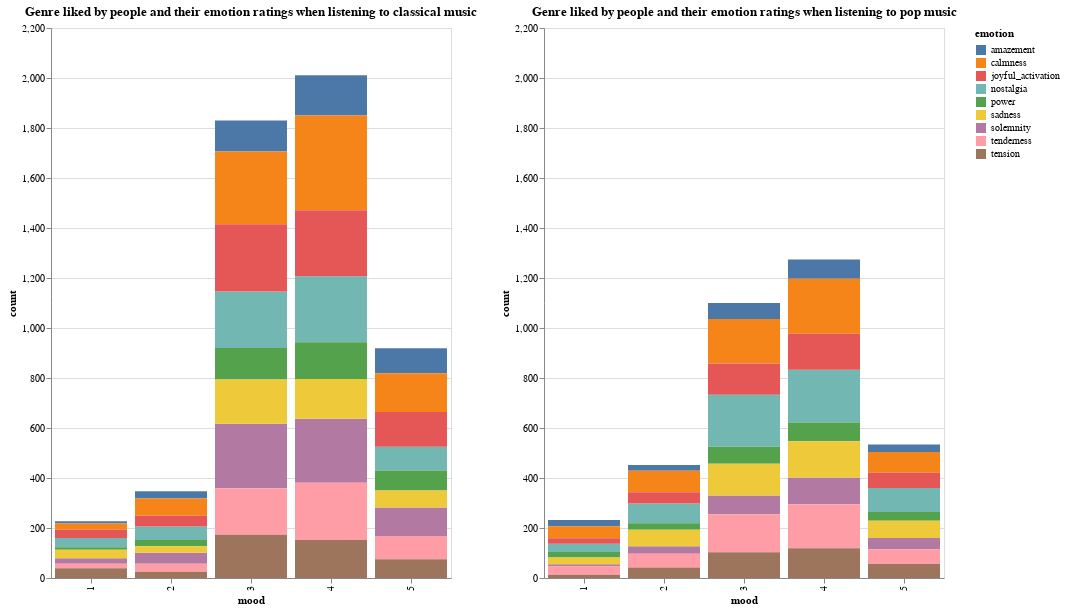

Notebook cell for this chart:
### Code cell
c1 = alt.Chart(new_subset[new_subset['genre'] == 'classical']).mark_bar().encode(
    x='mood:N',
    y=alt.Y('count:Q', scale=alt.Scale(domain=[0, 2200])),
    color='emotion'
).properties(
    title="Genre liked by people and their emotion ratings when listening to classical music",
    width=400,
    height=550,
)

c2 = alt.Chart(new_subset[new_subset['genre'] == 'pop']).mark_bar().encode(
    x='mood:N',
    y=alt.Y('count:Q', scale=alt.Scale(domain=[0, 2200])),
    color='emotion'
).properties(
    title="Genre liked by people and their emotion ratings when listening to pop music",
    width=400,
    height=550,
)

text = alt.Chart(new_subset[new_subset['genre'] == 'pop']).mark_text(dx=-15, dy=3, color='black').encode(
    x='mood:N',
    y='count:Q',
    text=alt.Text('count:Q', format='.1f')
)

(c1 | c2 ).resolve_scale(
    y = 'shared'
)

### Figure 1 — Vega-Lite specification as saved in the notebook (floating-point values rounded to 4 significant figures)
{"config": {"view": {"continuousWidth": 400, "continuousHeight": 300}}, "hconcat": [{"data": {"name": "data-92e2de30d6434be1d086f99e94b5189f"}, "mark": "bar", "encoding": {"color": {"type": "nominal", "field": "emotion"}, "x": {"type": "nominal", "field": "mood"}, "y": {"type": "quantitative", "field": "count", "scale": {"domain": [0, 2200]}}}, "height": 550, "title": "Genre liked by people and their emotion ratings when listening to classical music", "width": 400}, {"data": {"name": "data-548cae141c762a868424490248c6a3ef"}, "mark": "bar", "encoding": {"color": {"type": "nominal", "field": "emotion"}, "x": {"type": "nominal", "field": "mood"}, "y": {"type": "quantitative", "field": "count", "scale": {"domain": [0, 2200]}}}, "height": 550, "title": "Genre liked by people and their emotion ratings when listening to pop music", "width": 400}], "resolve": {"scale": {"y": "shared"}}, "$schema": "https://vega.github.io/schema/vega-lite/v4.8.1.json", "datasets": {"data-92e2de30d6434be1d086f99e94b5189f": [{"mood": 1, "genre": "classical", "emotion": "amazement", "count": 9}, {"mood": 1, "genre": "classical", "emotion": "solemnity", "count": 22}, {"mood": 1, "genre": "classical", "emotion": "tenderness", "count": 18}, {"mood": 1, "genre": "classical", "emotion": "nostalgia", "count": 37}, {"mood": 1, "genre": "classical", "emotion": "calmness", "count": 25}, {"mood": 1, "genre": "classical", "emotion": "power", "count": 10}, {"mood": 1, "genre": "classical", "emotion": "joyful_activation", "count": 33}, {"mood": 1, "genre": "classical", "emotion": "tension", "count": 39}, {"mood": 1, "genre": "classical", "emotion": "sadness", "count": 34}, {"mood": 2, "genre": "classical", "emotion": "amazement", "count": 29}, {"mood": 2, "genre": "classical", "emotion": "solemnity", "count": 44}, {"mood": 2, "genre": "classical", "emotion": "tenderness", "count": 32}, {"mood": 2, "genre": "classical", "emotion": "nostalgia", "count": 54}, {"mood": 2, "genre": "classical", "emotion": "calmness", "count": 69}, {"mood": 2, "genre": "classical", "emotion": "power", "count": 25}, {"mood": 2, "genre": "classical", "emotion": "joyful_activation", "count": 43}, {"mood": 2, "genre": "classical", "emotion": "tension", "count": 25}, {"mood": 2, "genre": "classical", "emotion": "sadness", "count": 26}, {"mood": 3, "genre": "classical", "emotion": "amazement", "count": 124}, {"mood": 3, "genre": "classical", "emotion": "solemnity", "count": 258}, {"mood": 3, "genre": "classical", "emotion": "tenderness", "count": 186}, {"mood": 3, "genre": "classical", "emotion": "nostalgia", "count": 226}, {"mood": 3, "genre": "classical", "emotion": "calmness", "count": 291}, {"mood": 3, "genre": "classical", "emotion": "power", "count": 126}, {"mood": 3, "genre": "classical", "emotion": "joyful_activation", "count": 269}, {"mood": 3, "genre": "classical", "emotion": "tension", "count": 173}, {"mood": 3, "genre": "classical", "emotion": "sadness", "count": 177}, {"mood": 4, "genre": "classical", "emotion": "amazement", "count": 161}, {"mood": 4, "genre": "classical", "emotion": "solemnity", "count": 256}, {"mood": 4, "genre": "classical", "emotion": "tenderness", "count": 229}, {"mood": 4, "genre": "classical", "emotion": "nostalgia", "count": 264}, {"mood": 4, "genre": "classical", "emotion": "calmness", "count": 379}, {"mood": 4, "genre": "classical", "emotion": "power", "count": 147}, {"mood": 4, "genre": "classical", "emotion": "joyful_activation", "count": 264}, {"mood": 4, "genre": "classical", "emotion": "tension", "count": 152}, {"mood": 4, "genre": "classical", "emotion": "sadness", "count": 159}, {"mood": 5, "genre": "classical", "emotion": "amazement", "count": 100}, {"mood": 5, "genre": "classical", "emotion": "solemnity", "count": 114}, {"mood": 5, "genre": "classical", "emotion": "tenderness", "count": 93}, {"mood": 5, "genre": "classical", "emotion": "nostalgia", "count": 95}, {"mood": 5, "genre": "classical", "emotion": "calmness", "count": 155}, {"mood": 5, "genre": "classical", "emotion": "power", "count": 80}, {"mood": 5, "genre": "classical", "emotion": "joyful_activation", "count": 139}, {"mood": 5, "genre": "classical", "emotion": "tension", "count": 75}, {"mood": 5, "genre": "classical", "emotion": "sadness", "count": 68}], "data-548cae141c762a868424490248c6a3ef": [{"mood": 1, "genre": "pop", "emotion": "amazement", "count": 25}, {"mood": 1, "genre": "pop", "emotion": "solemnity", "count": 8}, {"mood": 1, "genre": "pop", "emotion": "tenderness", "count": 34}, {"mood": 1, "genre": "pop", "emotion": "nostalgia", "count": 33}, {"mood": 1, "genre": "pop", "emotion": "calmness", "count": 48}, {"mood": 1, "genre": "pop", "emotion": "power", "count": 22}, {"mood": 1, "genre": "pop", "emotion": "joyful_activation", "count": 22}, {"mood": 1, "genre": "pop", "emotion": "tension", "count": 13}, {"mood": 1, "genre": "pop", "emotion": "sadness", "count": 27}, {"mood": 2, "genre": "pop", "emotion": "amazement", "count": 23}, {"mood": 2, "genre": "pop", "emotion": "solemnity", "count": 30}, {"mood": 2, "genre": "pop", "emotion": "tenderness", "count": 55}, {"mood": 2, "genre": "pop", "emotion": "nostalgia", "count": 79}, {"mood": 2, "genre": "pop", "emotion": "calmness", "count": 86}, {"mood": 2, "genre": "pop", "emotion": "power", "count": 26}, {"mood": 2, "genre": "pop", "emotion": "joyful_activation", "count": 45}, {"mood": 2, "genre": "pop", "emotion": "tension", "count": 42}, {"mood": 2, "genre": "pop", "emotion": "sadness", "count": 66}, {"mood": 3, "genre": "pop", "emotion": "amazement", "count": 64}, {"mood": 3, "genre": "pop", "emotion": "solemnity", "count": 75}, {"mood": 3, "genre": "pop", "emotion": "tenderness", "count": 152}, {"mood": 3, "genre": "pop", "emotion": "nostalgia", "count": 208}, {"mood": 3, "genre": "pop", "emotion": "calmness", "count": 178}, {"mood": 3, "genre": "pop", "emotion": "power", "count": 68}, {"mood": 3, "genre": "pop", "emotion": "joyful_activation", "count": 125}, {"mood": 3, "genre": "pop", "emotion": "tension", "count": 103}, {"mood": 3, "genre": "pop", "emotion": "sadness", "count": 127}, {"mood": 4, "genre": "pop", "emotion": "amazement", "count": 77}, {"mood": 4, "genre": "pop", "emotion": "solemnity", "count": 107}, {"mood": 4, "genre": "pop", "emotion": "tenderness", "count": 176}, {"mood": 4, "genre": "pop", "emotion": "nostalgia", "count": 211}, {"mood": 4, "genre": "pop", "emotion": "calmness", "count": 220}, {"mood": 4, "genre": "pop", "emotion": "power", "count": 75}, {"mood": 4, "genre": "pop", "emotion": "joyful_activation", "count": 144}, {"mood": 4, "genre": "pop", "emotion": "tension", "count": 119}, {"mood": 4, "genre": "pop", "emotion": "sadness", "count": 145}, {"mood": 5, "genre": "pop", "emotion": "amazement", "count": 30}, {"mood": 5, "genre": "pop", "emotion": "solemnity", "count": 45}, {"mood": 5, "genre": "pop", "emotion": "tenderness", "count": 59}, {"mood": 5, "genre": "pop", "emotion": "nostalgia", "count": 96}, {"mood": 5, "genre": "pop", "emotion": "calmness", "count": 83}, {"mood": 5, "genre": "pop", "emotion": "power", "count": 35}, {"mood": 5, "genre": "pop", "emotion": "joyful_activation", "count": 61}, {"mood": 5, "genre": "pop", "emotion": "tension", "count": 56}, {"mood": 5, "genre": "pop", "emotion": "sadness", "count": 69}]}}
